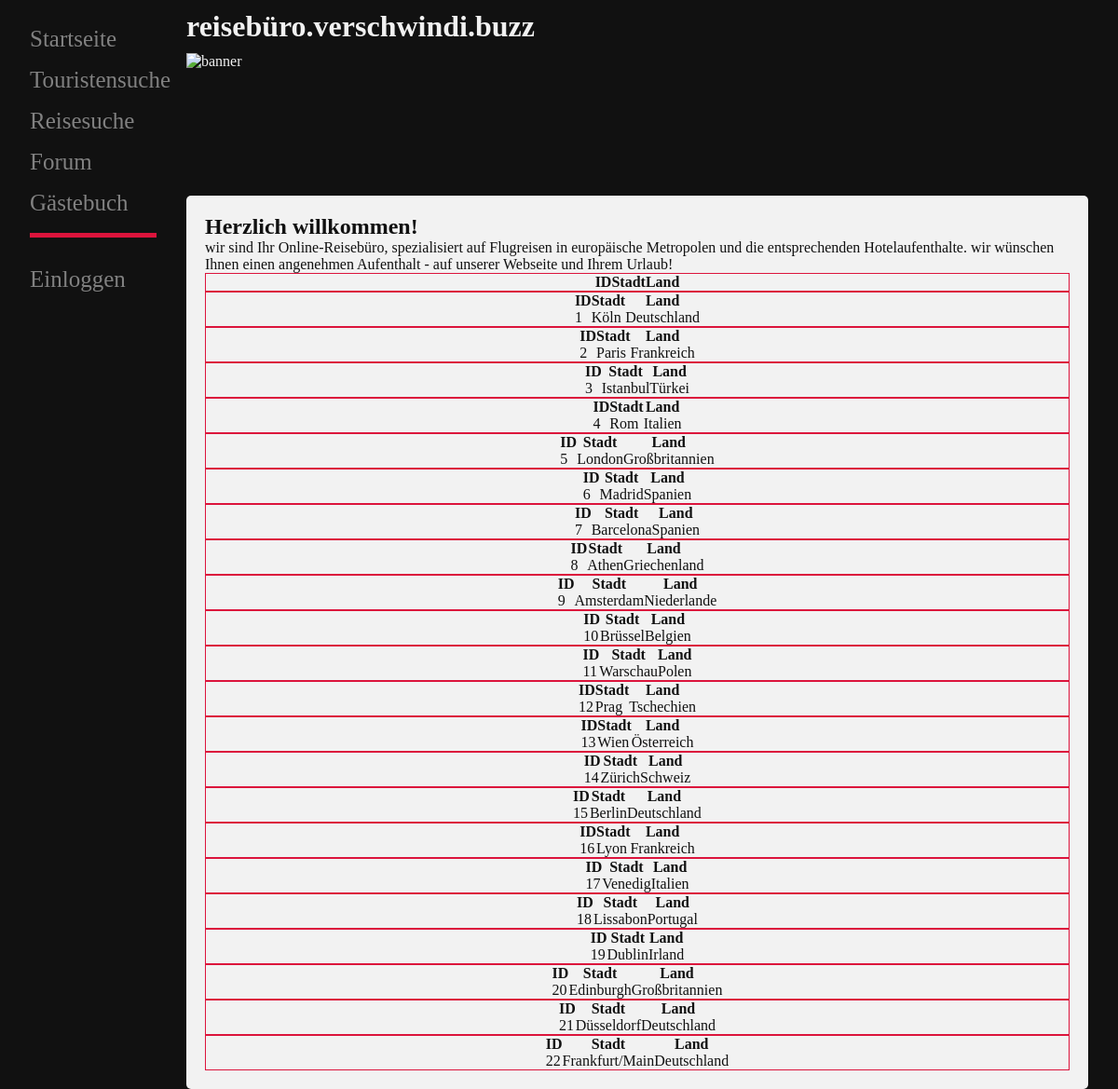
The page / on the database its author committed.
### tables this page shows
CREATE TABLE `rb_staedte` (
  `st_nr` int(11) NOT NULL auto_increment,
  `st_name` varchar(40) NOT NULL default '',
  `st_eigen` varchar(40) NOT NULL default '',
  `st_land` int(11) NOT NULL default '0',
  `st_bild_url` varchar(40) NOT NULL default '',
  `st_text_url` varchar(50) NOT NULL default '',
  PRIMARY KEY  (`st_nr`),
  KEY `st_name` (`st_name`),
  KEY `st_eigen` (`st_eigen`)
);

CREATE TABLE `rb_laender` (
  `la_nr` int(11) NOT NULL auto_increment,
  `la_name` varchar(40) NOT NULL default '',
  `la_eigen` varchar(40) NOT NULL default '',
  `la_zkuerzel` char(3) NOT NULL default '',
  `la_dkuerzel` char(2) NOT NULL default '',
  `la_bemerk` varchar(100) NOT NULL default '',
  PRIMARY KEY  (`la_nr`),
  KEY `la_name` (`la_name`),
  KEY `la_eigen` (`la_eigen`)
);

### db/conn_examples/db_con_mysql_query.php (the view, shortened to what this page needs)
  <!DOCTYPE html>
  <html lang="de">
  <head>
  </head>
  <body>
<?php
  $SERVER = "localhost";
  $USER = "root";
  $PASS = "";
  $DATABASE = "reisebuero";
  $conn = mysqli_connect($SERVER, $USER, $PASS, $DATABASE);
  $query = "SELECT st_nr AS id, st_name AS city, la_name AS country FROM rb_staedte AS s	JOIN  rb_laender AS l ON s.st_land = l.la_nr";
  $results = mysqli_query($conn, $query);
  while( $row = mysqli_fetch_array($results, MYSQLI_ASSOC) ) {
  ?>
      <table>
        <tr>
          <th>ID</th>
          <th>Stadt</th>
          <th>Land</th>
        </tr>
        <tr>
          <td><?php echo ($row['id']); ?></td>
          <td><?php echo ($row['city']); ?></td>
          <td><?php echo ($row['country']); ?></td>
        </tr>
      </table>
        <?php
        }
      ?>
  </body>
  </html>

### index.php (shortened to what this page needs)
<!DOCTYPE html>
<html lang="de">
<head>
  <link rel="stylesheet" href="./assets/css/style.css">
</head>
<body>
<div id="mySidenav" class="sidenav">
  <?php include_once "inc/nav.php" ?>
</div>
<div id="main">
   <?php include_once "inc/header.php" ?>
   <main>
     <section>
      <div class="container">
        <h2>Herzlich willkommen!</h2>
        <p>wir sind Ihr Online-Reisebüro, spezialisiert auf Flugreisen in europäische Metropolen und die entsprechenden
          Hotelaufenthalte. wir wünschen Ihnen einen angenehmen Aufenthalt - auf unserer Webseite und Ihrem Urlaub!</p>
        <table>
          <tr>
            <th>ID</th>
            <th>Stadt</th>
            <th>Land</th>
          </tr>
          <tr>
            <?php include_once "db/conn_examples/db_con_mysql_query.php" ?>
          </tr>
        </table>
      </div>
     </section>
   </main>
</div>
</body>
</html>

### inc/nav.php
<nav>
    <ul>
      <li><a href="./">Startseite</a></li>
      <li><a href="./info.php">Touristensuche</a></li>
      <li><a href="./auskunft.php">Reisesuche</a></li>
      <li><a href="./forum.php">Forum</a></li>
      <li><a href="./gb.php">Gästebuch</a></li>
      <li><hr /></li>
      <?php
        if(!isset($_SESSION['user_id'])) {
          echo ("<li><a href='./login.php'>Einloggen</a></li>");
        } else {
          echo ("<li><a href='./member.php'>Kundenbereich</a></li>");
          echo ("<li><a href='./logout.php'>Abmelden</a></li>");
        }
      ?>
    </ul>
  </nav>

### inc/header.php
<header>
  <div class="header">
    <h1>reisebüro.verschwindi.buzz</h1>
    <img src="https://images.pexels.com/photos/5200278/pexels-photo-5200278.jpeg?auto=compress&cs=tinysrgb&h=750&w=1260" alt="banner">
</div>
</header>

### assets/css/style.css (style rules this page uses)
:root { --bg-main-color: #c7b9b9; --main-font-color: #818181; --green-color: #04aa6d; font-size: 16px; }
*, *::before, *::after { box-sizing: border-box; padding: 0; margin: 0; }
body { min-height: 100vh; background-color: #111; color: #f1f1f1; }
.sidenav { height: 100%; width: 200px; position: fixed; z-index: 1; top: 0; left: 0; background-color: #111; overflow-x: hidden; padding-top: 20px; }
.sidenav a { padding: 8px 8px 8px 32px; text-decoration: none; font-size: 25px; color: #818181; display: block; transition: 0.3s; }
#main { margin-left: 200px; margin-right: 32px; transition: margin-left 0.5s; }
h1 { margin: 10px 0 10px 0; }
.header { height: 25vh; }
img { width: 100%; height: 90%; }
.container { border-radius: 5px; color: #111; background-color: #f2f2f2; padding: 20px; }
li hr { display: flex; align-items: center; justify-content: center; margin: 10px 32px; height: 5px; border: none; background-color: crimson; }
table { border: 1px solid crimson; border-collapse: collapse; display: flex; flex-direction: column; justify-content: space-between; align-items: center; }
table tr { border: none; }
* { scrollbar-color: crimson #fffbeb; scrollbar-width: thin; }

### rows shown on the page
rb_staedte: st_nr "1", st_name "Köln", rb_laender.la_name "Deutschland"
rb_staedte: st_nr "2", st_name "Paris", rb_laender.la_name "Frankreich"
rb_staedte: st_nr "3", st_name "Istanbul", rb_laender.la_name "Türkei"
rb_staedte: st_nr "4", st_name "Rom", rb_laender.la_name "Italien"
rb_staedte: st_nr "5", st_name "London", rb_laender.la_name "Großbritannien"
rb_staedte: st_nr "6", st_name "Madrid", rb_laender.la_name "Spanien"
rb_staedte: st_nr "7", st_name "Barcelona", rb_laender.la_name "Spanien"
rb_staedte: st_nr "8", st_name "Athen", rb_laender.la_name "Griechenland"
rb_staedte: st_nr "9", st_name "Amsterdam", rb_laender.la_name "Niederlande"
rb_staedte: st_nr "10", st_name "Brüssel", rb_laender.la_name "Belgien"
rb_staedte: st_nr "11", st_name "Warschau", rb_laender.la_name "Polen"
rb_staedte: st_nr "12", st_name "Prag", rb_laender.la_name "Tschechien"
rb_staedte: st_nr "13", st_name "Wien", rb_laender.la_name "Österreich"
rb_staedte: st_nr "14", st_name "Zürich", rb_laender.la_name "Schweiz"
rb_staedte: st_nr "15", st_name "Berlin", rb_laender.la_name "Deutschland"
rb_staedte: st_nr "16", st_name "Lyon", rb_laender.la_name "Frankreich"
rb_staedte: st_nr "17", st_name "Venedig", rb_laender.la_name "Italien"
rb_staedte: st_nr "18", st_name "Lissabon", rb_laender.la_name "Portugal"
rb_staedte: st_nr "19", st_name "Dublin", rb_laender.la_name "Irland"
rb_staedte: st_nr "20", st_name "Edinburgh", rb_laender.la_name "Großbritannien"
rb_staedte: st_nr "21", st_name "Düsseldorf", rb_laender.la_name "Deutschland"
rb_staedte: st_nr "22", st_name "Frankfurt/Main", rb_laender.la_name "Deutschland"
